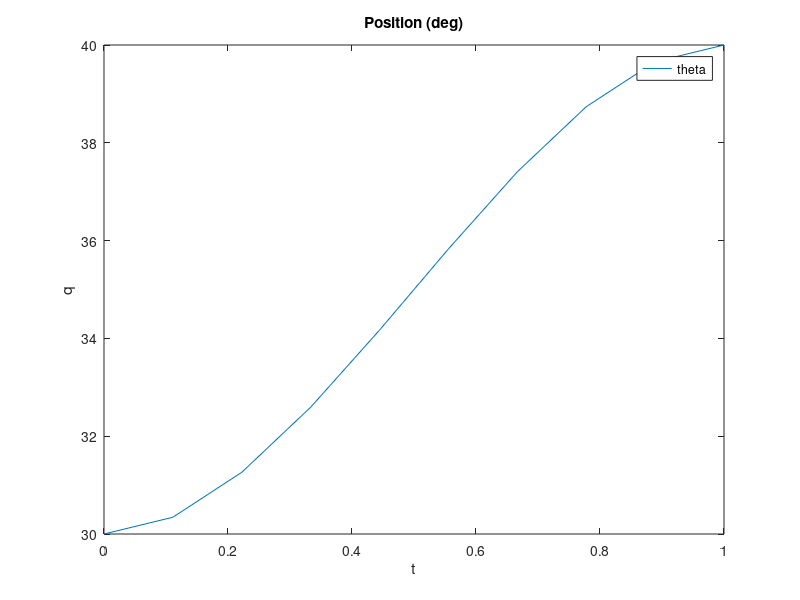
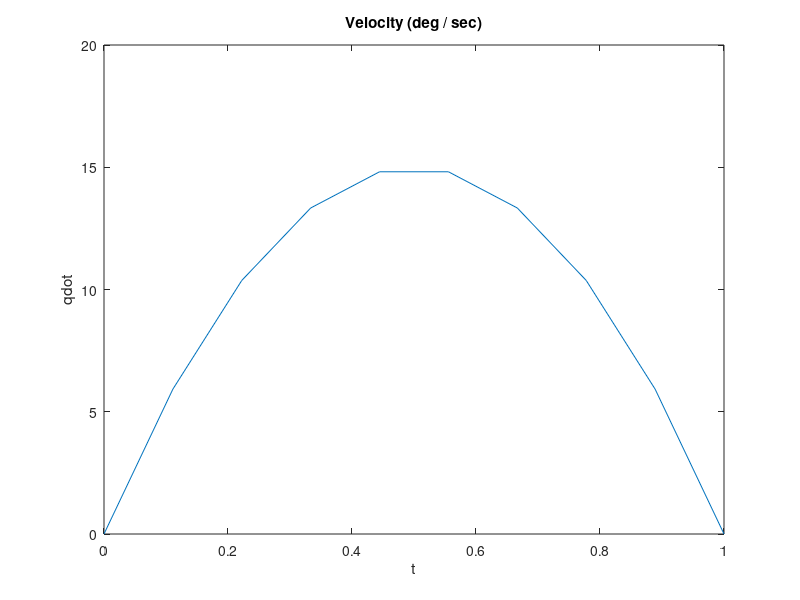
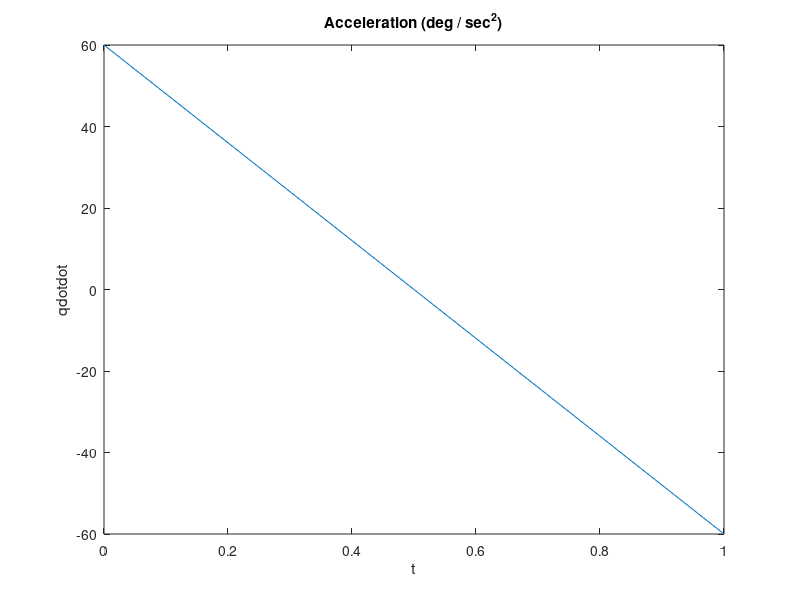

These figures' MATLAB source, in order: (Note: this script raises an error after producing the figures.)
%Constraints for start og slutpunkt, Thetaværdi og hastighed.
theta0 = 30;
thetaf = 40;
thetad0 = 0;
thetadf = 0;
tfinal = 1;
tstart = 0;

%ts = [0, 2, 4, 8, 10];
%points = [10, 20, 0, 30, 40];
%pointsdot = [0, -10, 20, 3, 0];

%Ligningerne til at beregne a0 -> a3
T = tfinal - tstart;	
a0 = theta0;
a1 = thetad0;
a2 = (-3 * (theta0 - thetaf) - (2 * thetad0+thetadf )*T)/ T ^ 2;
a3 = (2 * (theta0 - thetaf) + (thetad0+thetadf )*T)/ T ^ 3;

t = linspace(tstart,tfinal, 10);

%Funktionerne der beskriver pos, vel og acc
q = a0 + a1*t+a2*t.^2+a3*t.^3;
qdot = a1 + 2*a2*t+3*a3*t.^2;
qdotdot = 2*a2+6*a3*t;

%Pos
figure
plot(t, q)
xlabel('t');
ylabel('q');
title('Position (deg)');

%Vel
figure
plot(t, qdot)
xlabel('t');
ylabel('qdot');
title('Velocity (deg / sec)');

%Acc
figure
plot(t, qdotdot)
xlabel('t');
ylabel('qdotdot');
title('Acceleration (deg / sec^2)');


%%
% Create figure windows for each plot
figure(1);
xlabel('t');
ylabel('q');
legend('theta')
title('Position (deg)');

figure(2);
xlabel('t');
ylabel('qdot');
title('Velocity (deg / sec)');

figure(3);
xlabel('t');
ylabel('qdotdot');
title('Acceleration (deg / sec^2)');

%Tidsintervaller mellem punkterne
ts =        [0, 10, 20, 30, 40, 50, 60, 70];


%Points for theta1:
points1 = [1.5957, listinvth1];
%points1 = listinvth1;
%Points for theta2:
points2 = [1.5634,  listinvth2];
%points2 = listinvth2;
pointsdot1 = [0, 0, 0, 0, 0, 0, 0, 0];
pointsdot2 = [0, 0, 0, 0, 0, 0, 0, 0];




%Længden af Arrayet for punkterne
L1 = length(points1);
L2 = length(points2);
Ti = 0.2; %Sample Time

n = length(ts);
diffs= diff(ts)/Ti;
BT=max( diffs(diffs>=0) );
listq1= zeros(numel(round(diffs)),round(BT));
listq2=zeros(numel(round(diffs)),round(BT));
listdq1 = zeros(numel(round(diffs)),round(BT)); 
listdq2 = zeros(numel(round(diffs)),round(BT));
listddq1 = zeros(numel(round(diffs)),round(BT));
listddq2 = zeros(numel(round(diffs)),round(BT));
%Function that calculates the trajectory for x points1
for c = 1:L1-1
    tstart = ts(c);
    tfinal = ts(c+1);
    T = tfinal - tstart;
    
    
    %For pos og hastighed for initial punkt
    theta0 = points1(c);
    thetaf = points1(c+1);

    %For pos og hastighed for final punkt
    thetad0 = pointsdot1(c);
    thetadf = pointsdot1(c+1);
    
     
    if tstart ~= 0
        a0 = theta0;
        a1 = thetad0;
        a2 = (-3 * (theta0 - thetaf) - (2 * thetad0+thetadf )*(tfinal - tstart))/ (tfinal - tstart) .^ 2;
        a3 = (2 * (theta0 - thetaf) + (thetad0+thetadf )*(tfinal - tstart))/ (tfinal - tstart) .^ 3;
        %a2 = 3/tfinal.^2*T-2/tfinal*thetad0-1/tfinal*thetadf;
        %a3 = -2/tfinal.^3*T+1/tfinal.^2*(thetadf+thetad0);
        
        %t = linspace(tstart,tfinal, 100);
        t = linspace(0, T, T/Ti); %Mangler måske rigtig samplingstid
        disp(t(c))
       
        %Funktionerne der beskriver pos, vel og acc
        q = a0+a1*t+a2*t.^2+a3*t.^3;
        qdot = a1+2*a2*t+3*a3*t.^2;
        qdotdot = 2*a2+6*a3*t;
        

    end
            
    if tstart == 0
        a0 = theta0;
        a1 = thetad0;
        a2 = (-3 * (theta0 - thetaf) - (2 * thetad0+thetadf )*tfinal)/ tfinal^ 2;
        a3 = (2 * (theta0 - thetaf) + (thetad0+thetadf)*tfinal)/ tfinal^ 3;
        
        %t = linspace(tstart,tfinal, 100);
        t = linspace(0, tfinal, T/Ti);
        disp(t(c));

        %Funktionerne der beskriver pos, vel og acc
        q = a0+a1*t+a2*t.^2+a3*t.^3;
        qdot = a1+2*a2*t+3*a3*t.^2;
        qdotdot = 2*a2+6*a3*t;
        
    end
    listq1(c, 1:diffs(c)) = q;
    listq1 = round(listq1,4);
    listdq1(c, 1:diffs(c)) = qdot;
    listdq1 = round(listdq1,4);
    listddq1(c, 1:diffs(c)) = qdotdot;
    listddq1 = round(listddq1,4);
    %qref = generateQMatrix(c,q);
    %disp(result);

    % Opdater Position plot
    figure(1);
    plot(t+ ts(c), q);
    xlabel('t');
    ylabel('q');
    title('Position (deg)');
    hold on
    
    plot(ts(c),points1(c), 'o')
    

    % Opdater Velocity plot 1
    figure(2);
    plot(t+ ts(c), qdot);
    xlabel('t');
    ylabel('qdot');
    title('Velocity (deg / sec)');
    plot(ts(c),pointsdot1(c), 'o');
    hold on;


    % Opdater Acceleration plot
    figure(3);
    plot(t+ ts(c), qdotdot);
    xlabel('t');
    ylabel('qdotdot');
    title('Acceleration (deg / sec^2)');
    hold on;
end

%Function that calculates the trajectory for x points2
for c = 1:L2-1
    tstart = ts(c);
    tfinal = ts(c+1);
    T = tfinal - tstart;
    
    
    %For pos og hastighed for initial punkt
    theta0 = points2(c);
    thetaf = points2(c+1);

    %For pos og hastighed for final punkt
    thetad0 = pointsdot2(c);
    thetadf = pointsdot2(c+1);
    
     
    if tstart ~= 0
        a0 = theta0;
        a1 = thetad0;
        a2 = (-3 * (theta0 - thetaf) - (2 * thetad0+thetadf )*(tfinal - tstart))/ (tfinal - tstart) .^ 2;
        a3 = (2 * (theta0 - thetaf) + (thetad0+thetadf )*(tfinal - tstart))/ (tfinal - tstart) .^ 3;
        %a2 = 3/tfinal.^2*T-2/tfinal*thetad0-1/tfinal*thetadf;
        %a3 = -2/tfinal.^3*T+1/tfinal.^2*(thetadf+thetad0);
        
        %t = linspace(tstart,tfinal, 100);
        t = linspace(0, T, T/Ti); %Mangler måske rigtig samplingstid
        disp(t(c))
       
        %Funktionerne der beskriver pos, vel og acc
        q = a0+a1*t+a2*t.^2+a3*t.^3;
        qdot = a1+2*a2*t+3*a3*t.^2;
        qdotdot = 2*a2+6*a3*t;
       
    end
    
    if tstart == 0
        a0 = theta0;
        a1 = thetad0;
        a2 = (-3 * (theta0 - thetaf) - (2 * thetad0+thetadf )*tfinal)/ tfinal^ 2;
        a3 = (2 * (theta0 - thetaf) + (thetad0+thetadf)*tfinal)/ tfinal^ 3;
        
        %t = linspace(tstart,tfinal, 100);
        t = linspace(0, tfinal, T/Ti);
        disp(t(c));

        %Funktionerne der beskriver pos, vel og acc
        q = a0+a1*t+a2*t.^2+a3*t.^3;
        qdot = a1+2*a2*t+3*a3*t.^2;
        qdotdot = 2*a2+6*a3*t;
        
    end
    listq2(c, 1:diffs(c)) = q;
    listq2 = round(listq2,4);
    listdq2(c, 1:diffs(c)) = qdot;
    listdq2 = round(listdq2,4);
    listddq2(c, 1:diffs(c)) = qdotdot;
    listddq2 = round(listddq2,4);
    %qref = generateQMatrix(c,q);
    %disp(result);

    % Opdater Position plot 2
    figure(1);
    plot(t+ ts(c), q);
    xlabel('t');
    ylabel('q');
    title('Position (deg)');
    hold on
    
    plot(ts(c),points2(c), 'o')
    

    % Opdater Velocity plot 2
    figure(2);
    plot(t+ ts(c), qdot);
    xlabel('t');
    ylabel('qdot');
    title('Velocity (deg / sec)');
    plot(ts(c),pointsdot2(c), 'o');
    hold on;


    % Opdater Acceleration plot 2
    figure(3);
    plot(t+ ts(c), qdotdot);
    xlabel('t');
    ylabel('qdotdot');
    title('Acceleration (deg / sec^2)');
    hold on;
end
writematrix(ts,'ts.txt') 
writematrix(listq1,'refq1.txt')
writematrix(listq2,'refq2.txt')
writematrix(listdq1,'refdq1.txt')
writematrix(listdq2,'refdq2.txt')
writematrix(listddq1,'refddq1.txt')
writematrix(listddq2,'refddq2.txt')
%%




%% Cubic Trajectory Planner built in



wpts = [1 4 4 3 -2 0; 0 1 2 4 3 1];
tpts = 0:5;

tvec = 0:0.01:5;

[q, qd, qdd, pp] = cubicpolytraj(wpts, tpts, tvec);

plot(tvec, q)
hold all
plot(tpts, wpts, 'x')
xlabel('t')
ylabel('Positions')
legend('X-positions','Y-positions')
hold off


%Show x- y-position
figure
plot(q(1,:),q(2,:),'-b',wpts(1,:),wpts(2,:),'or')
xlabel('X')
ylabel('Y')

q(0.5)

%%


function qvalues = generateQMatrix(rows, cols)

    qvalues = zeros(rows,cols);

    for i =c:rows
        for j = 1:cols
        qvalues(i,j)= i;
        end
    end
end